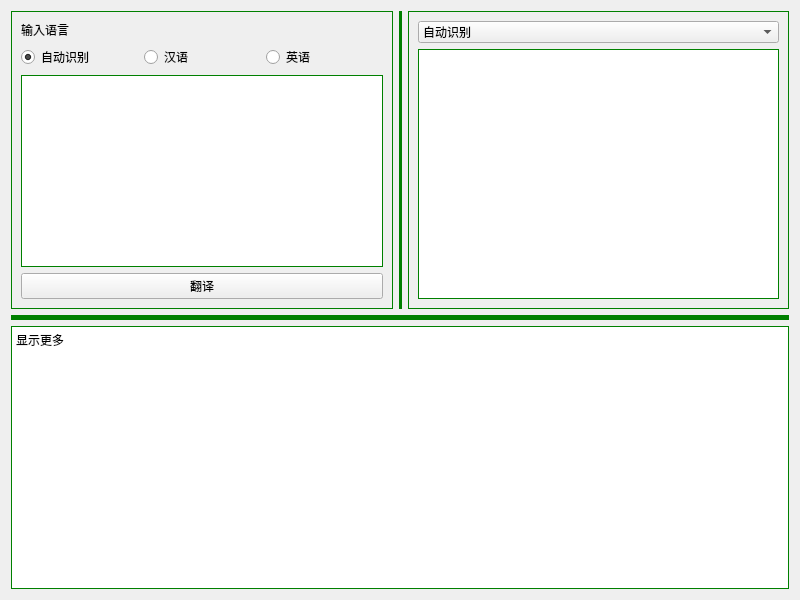
<?xml version="1.0" encoding="UTF-8"?>
<ui version="4.0">
 <class>Form</class>
 <widget class="QWidget" name="Form">
  <property name="geometry">
   <rect>
    <x>0</x>
    <y>0</y>
    <width>800</width>
    <height>600</height>
   </rect>
  </property>
  <property name="windowTitle">
   <string>Form</string>
  </property>
  <layout class="QVBoxLayout" name="verticalLayout_6">
   <item>
    <layout class="QHBoxLayout" name="horizontalLayout_3">
     <item>
      <widget class="QFrame" name="frame">
       <property name="styleSheet">
        <string notr="true">#frame{
border: 1px solid green;
}</string>
       </property>
       <property name="frameShape">
        <enum>QFrame::StyledPanel</enum>
       </property>
       <property name="frameShadow">
        <enum>QFrame::Raised</enum>
       </property>
       <layout class="QVBoxLayout" name="verticalLayout_2">
        <item>
         <layout class="QVBoxLayout" name="verticalLayout">
          <item>
           <widget class="QLabel" name="label">
            <property name="text">
             <string>输入语言</string>
            </property>
           </widget>
          </item>
          <item>
           <layout class="QHBoxLayout" name="horizontalLayout">
            <item>
             <widget class="QRadioButton" name="radioButton_auto">
              <property name="text">
               <string>自动识别</string>
              </property>
              <property name="checked">
               <bool>true</bool>
              </property>
             </widget>
            </item>
            <item>
             <widget class="QRadioButton" name="radioButton_ch">
              <property name="text">
               <string>汉语</string>
              </property>
             </widget>
            </item>
            <item>
             <widget class="QRadioButton" name="radioButton_en">
              <property name="text">
               <string>英语</string>
              </property>
             </widget>
            </item>
           </layout>
          </item>
          <item>
           <widget class="QTextEdit" name="textEdit">
            <property name="styleSheet">
             <string notr="true">#textEdit{
border: 1px solid green;
}</string>
            </property>
           </widget>
          </item>
          <item>
           <widget class="QPushButton" name="pushButton">
            <property name="styleSheet">
             <string notr="true">QPushButton{
broder: 1px solid green
}</string>
            </property>
            <property name="text">
             <string>翻译</string>
            </property>
           </widget>
          </item>
         </layout>
        </item>
       </layout>
      </widget>
     </item>
     <item>
      <widget class="QFrame" name="frame_3">
       <property name="minimumSize">
        <size>
         <width>3</width>
         <height>0</height>
        </size>
       </property>
       <property name="maximumSize">
        <size>
         <width>5</width>
         <height>16777215</height>
        </size>
       </property>
       <property name="styleSheet">
        <string notr="true">QFrame{
border: 1px solid green;
background: green;
}</string>
       </property>
       <property name="frameShape">
        <enum>QFrame::StyledPanel</enum>
       </property>
       <property name="frameShadow">
        <enum>QFrame::Raised</enum>
       </property>
      </widget>
     </item>
     <item>
      <widget class="QFrame" name="frame_2">
       <property name="styleSheet">
        <string notr="true">QFrame{
border: 1px solid green;
}</string>
       </property>
       <property name="frameShape">
        <enum>QFrame::StyledPanel</enum>
       </property>
       <property name="frameShadow">
        <enum>QFrame::Raised</enum>
       </property>
       <layout class="QVBoxLayout" name="verticalLayout_5">
        <item>
         <widget class="QComboBox" name="comboBox">
          <item>
           <property name="text">
            <string>自动识别</string>
           </property>
          </item>
          <item>
           <property name="text">
            <string>汉语</string>
           </property>
          </item>
          <item>
           <property name="text">
            <string>英语</string>
           </property>
          </item>
         </widget>
        </item>
        <item>
         <widget class="QTextEdit" name="textEdit_3"/>
        </item>
       </layout>
      </widget>
     </item>
    </layout>
   </item>
   <item>
    <widget class="QFrame" name="frame_5">
     <property name="minimumSize">
      <size>
       <width>0</width>
       <height>5</height>
      </size>
     </property>
     <property name="maximumSize">
      <size>
       <width>123456</width>
       <height>5</height>
      </size>
     </property>
     <property name="styleSheet">
      <string notr="true">QFrame{
border: 3px solid green;
background: green;
}</string>
     </property>
     <property name="frameShape">
      <enum>QFrame::StyledPanel</enum>
     </property>
     <property name="frameShadow">
      <enum>QFrame::Raised</enum>
     </property>
    </widget>
   </item>
   <item>
    <widget class="QTextEdit" name="textEdit_4">
     <property name="minimumSize">
      <size>
       <width>0</width>
       <height>5</height>
      </size>
     </property>
     <property name="styleSheet">
      <string notr="true">QTextEdit{
border: 1px solid green;

}</string>
     </property>
     <property name="html">
      <string>&lt;!DOCTYPE HTML PUBLIC &quot;-//W3C//DTD HTML 4.0//EN&quot; &quot;http://www.w3.org/TR/REC-html40/strict.dtd&quot;&gt;
&lt;html&gt;&lt;head&gt;&lt;meta name=&quot;qrichtext&quot; content=&quot;1&quot; /&gt;&lt;meta charset=&quot;utf-8&quot; /&gt;&lt;style type=&quot;text/css&quot;&gt;
p, li { white-space: pre-wrap; }
hr { height: 1px; border-width: 0; }
li.unchecked::marker { content: &quot;\2610&quot;; }
li.checked::marker { content: &quot;\2612&quot;; }
&lt;/style&gt;&lt;/head&gt;&lt;body style=&quot; font-family:'Microsoft YaHei UI'; font-size:9pt; font-weight:400; font-style:normal;&quot;&gt;
&lt;p style=&quot; margin-top:0px; margin-bottom:0px; margin-left:0px; margin-right:0px; -qt-block-indent:0; text-indent:0px;&quot;&gt;显示更多&lt;/p&gt;&lt;/body&gt;&lt;/html&gt;</string>
     </property>
    </widget>
   </item>
  </layout>
 </widget>
 <resources/>
 <connections/>
</ui>
